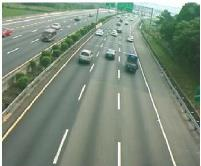
#> input picture road.png, 201 x 166 px
$ jupyter execute Image_thresholding.ipynb
#> lines starting #> are read from the running program, lines starting #| are printed output that depends on the picture; after the words box and inside, x2 and y2 are one past the last pixel; in counts of white or black regions, pixels touching at a corner belong together
##  Image Thresholding

[cell 1]
import cv2
import numpy as np
from matplotlib import pyplot as plt

[cell 2]
# readd the image
img = cv2.imread('road.png',0)
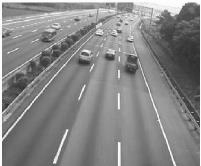
#> img: shape (166, 201); min 39, max 255, mean 134

[cell 3]
# Adaptive thresholding

th2 = cv2.adaptiveThreshold(img,255,cv2.ADAPTIVE_THRESH_MEAN_C,\
            cv2.THRESH_BINARY,269,4)
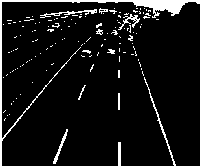
#> th2: shape (166, 201); 7.9% white; 133 white regions (121 under 20 px), largest, box (x1, y1, x2, y2) and area: (0, 0, 201, 166) 1478, (144, 77, 176, 166) 164, (40, 9, 97, 18) 137
th3 = cv2.adaptiveThreshold(img,255,cv2.ADAPTIVE_THRESH_GAUSSIAN_C,\
            cv2.THRESH_BINARY,691,4)
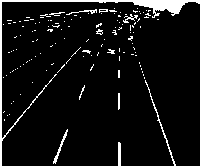
#> th3: shape (166, 201); 7.1% white; 133 white regions (121 under 20 px), largest, box (x1, y1, x2, y2) and area: (0, 0, 201, 166) 1420, (145, 80, 176, 166) 138, (53, 129, 68, 164) 89

[cell 4]
titles = ['Gray Image','Adaptive Mean Thresholding', 'Adaptive Gaussian Thresholding']
images = [img,th2,th3]

for i in range(3):
    plt.subplot(2,2,i+1),plt.imshow(images[i],'gray')
    plt.title(titles[i])
    plt.xticks([]),plt.yticks([])
plt.show()
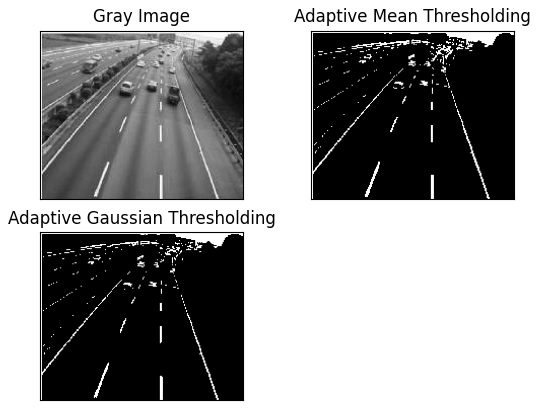
#> figure drawn by matplotlib, 3 panels

[cell 5]
# another approach using mask and thresholding
img = cv2.cvtColor(img,cv2.COLOR_BGR2RGB)
#> img: shape (166, 201, 3)
plt.imshow(img);
print(img.shape)
#| (166, 201, 3)

[cell 6]
import numpy as np

height = img.shape[0]
#> height = 166
width = img.shape[1]
#> width = 201

# region of interest
region_of_interest_vertices = [

    (0,height),
    (50,82),
    (150,82),
    (width,height)
]


def region_of_interest(img, vertices):
    mask = np.zeros_like(img)
    channel_count = img.shape[2]
#> channel_count = 3
    match_mask_color = (255,)* channel_count
#> match_mask_color = (255, 255, 255)
    cv2.fillPoly(mask, vertices,match_mask_color)
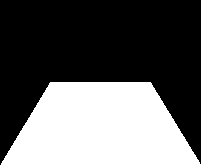
#> mask: shape (166, 201, 3); 38.1% white; 1 white region, box (x1, y1, x2, y2) and area: (0, 82, 201, 166) 12709
    masked_image =cv2.bitwise_and(img,mask)
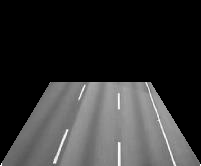
#> masked_image: shape (166, 201, 3); min 0, max 254, mean 50.2
    return masked_image

cropped_image = region_of_interest(img,np.array([region_of_interest_vertices], np.int32,))
plt.imshow(cropped_image)

[cell 7]
ret,thresh1 = cv2.threshold(cropped_image,187,255,cv2.THRESH_BINARY)
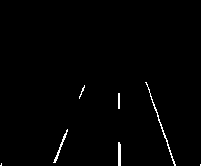
#> thresh1: shape (166, 201, 3); 1% white in thin lines or dots, all inside (x1, y1, x2, y2) = (0, 82, 201, 166)
plt.imshow(thresh1)

$ run again, with lanewith.png copied over road.png
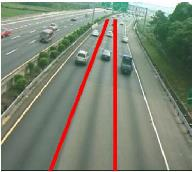
#> input picture lanewith.png, 192 x 172 px
#> `th2 = cv2.adaptiveThreshold(img,255,cv2.ADAPTIVE_THRESH_MEAN_C,\ cv2.T..`:
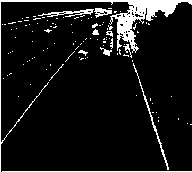
#> th2: shape (172, 192); 8.7% white; 112 white regions (100 under 20 px), largest, box (x1, y1, x2, y2) and area: (0, 0, 192, 172) 1770, (133, 63, 169, 170) 191, (2, 171, 192, 172) 190
#> th3: shape (172, 192); 6.8% white; 87 white regions (77 under 20 px), largest, box (x1, y1, x2, y2) and area: (0, 0, 192, 172) 1331, (2, 171, 192, 172) 190, (140, 83, 169, 170) 142
#| (172, 192, 3)
#> mask: shape (172, 192, 3); 40% white; 1 white region, box (x1, y1, x2, y2) and area: (0, 82, 192, 172) 13226
#> `ret,thresh1 = cv2.threshold(cropped_image,187,255,cv2.THRESH_BINARY)`:
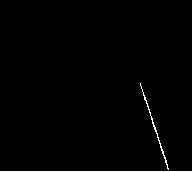
#> thresh1: shape (172, 192, 3); 0.96% white in thin lines or dots, all inside (x1, y1, x2, y2) = (0, 83, 192, 172)
